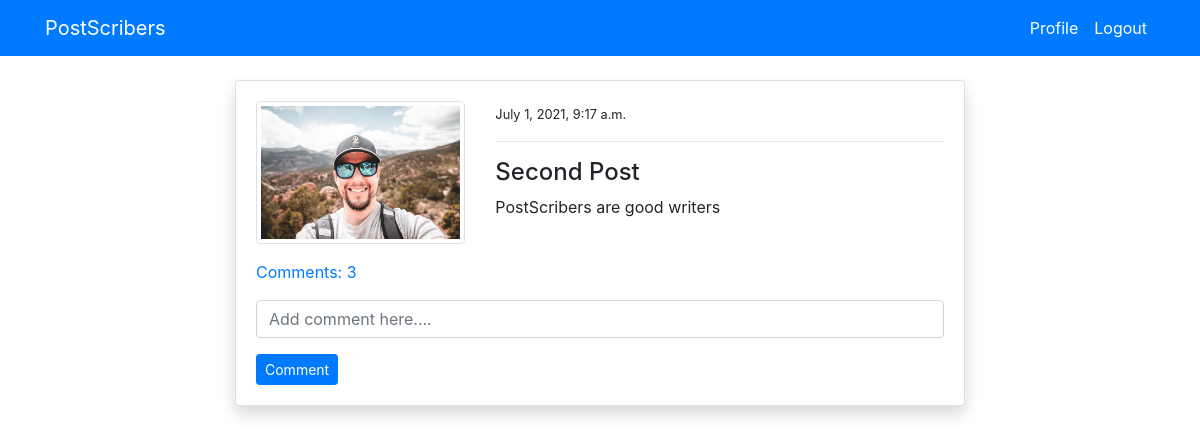
Page /post_detail/2/ (signed in) on the committed database.
### blog/models.py (models this page shows, shortened)
class PostModel(models.Model):
    title = models.CharField(max_length=100)
    content = models.TextField()
    author = models.ForeignKey(User, on_delete=models.CASCADE)
    date_created = models.DateTimeField(auto_now_add=True)
    class Meta:
        ordering = ('-date_created',)
    def comment_count(self):
        return self.comment_set.all().count()
    def comments(self):
        return self.comment_set.all()

### users/models.py (models this page shows, shortened)
class ProfileModel(models.Model):
    user = models.OneToOneField(User, on_delete=models.CASCADE)
    image = models.ImageField(default='default.jpg', upload_to='profile', validators=[
        FileExtensionValidator(['png', 'jpg'])])

### blog/views.py (the view)
# urls.py: path('post_detail/<int:pk>/', views.post_detail, name='blog-post-detail'),
@login_required
def post_detail(request, pk):
    post = PostModel.objects.get(id=pk)
    if request.method == 'POST':
        c_form = CommentForm(request.POST)
        if c_form.is_valid():
            instance = c_form.save(commit=False)
            instance.user = request.user
            instance.post = post
            instance.save()
            return redirect('blog-post-detail', pk=post.id)
    else:
        c_form = CommentForm()
    context = {
        'post': post,
        'c_form': c_form,
    }
    return render(request, 'blog/post_detail.html', context)

### blog/forms.py
class CommentForm(forms.ModelForm):
    content = forms.CharField(
        label='', widget=forms.TextInput(attrs={'placeholder': 'Add comment here....'}))
    class Meta:
        model = Comment
        fields = ('content',)

### templates/blog/post_detail.html (shortened to what this page needs)
{% extends 'partials/base.html' %}
{% load crispy_forms_tags %}
{% block content %}
    <div class="container">
        <div class="row mt-5 pt-3">
            <div class="col-md-8 offset-md-2">
                <div class="card my-3 shadow">
                    <div class="card-body">
                        <div class="row">
                            <div class="col-md-4">
                                <img class="img-thumbnail" src="{{ post.author.profilemodel.image.url }}"
                                     alt="profile-img">
                            </div>
                            <div class="col-md-8">
                                <small>{{ post.date_created }}</small>
                                <hr>
                                <h4>{{ post.title }}</h4>
                                <p>
                                    {{ post.content }}
                                </p>
                            </div>
                        </div>
                        <p class="mt-3">
                            <a class="" data-toggle="collapse" href="#collapseExample" role="button"
                               aria-expanded="false"
                               aria-controls="collapseExample">
                                Comments: {{ post.comment_count }}
                            </a>
                        </p>
                        <form method="POST">
                            {{ c_form|crispy }}
                            <input class="btn btn-primary btn-sm" type="submit" value="Comment">
                        </form>
                    </div>
                </div>
            </div>
        </div>
    </div>
{% endblock %}

### rows in the picture
PostModel: author.profilemodel.image (picture), date_created "July 1, 2021, 9:17 a.m.", title "Second Post", content "PostScribers are good writers", comment_count "3"
